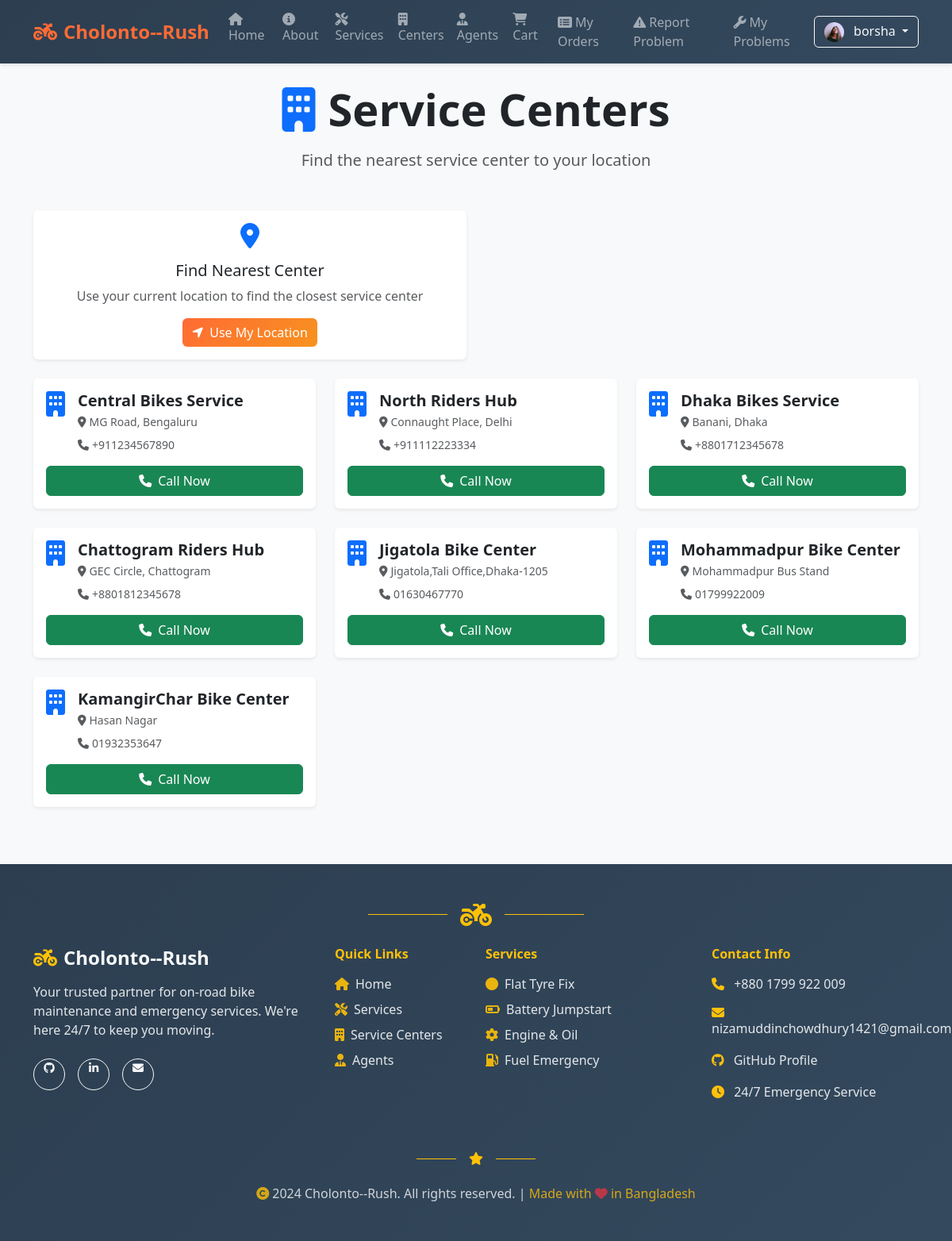
The app's page /centers/ (signed in) with its own data.
### accounts/models.py (models this page shows, shortened)
class UserProfile(models.Model):
    user = models.OneToOneField(User, on_delete=models.CASCADE, related_name='profile')
    photo = models.ImageField(upload_to='profile_photos/', blank=True, null=True, help_text='Upload your profile photo')
    phone_number = models.CharField(max_length=15, blank=True, null=True, help_text='Your contact number')
    address = models.TextField(blank=True, null=True, help_text='Your address')
    created_at = models.DateTimeField(auto_now_add=True)
    updated_at = models.DateTimeField(auto_now=True)

### centers/models.py (models this page shows, shortened)
class ServiceCenter(models.Model):
    name = models.CharField(max_length=150)
    phone = models.CharField(max_length=20)
    address = models.CharField(max_length=255)
    latitude = models.FloatField()
    longitude = models.FloatField()
    is_active = models.BooleanField(default=True)

### centers/views.py (the view)
# urls.py: path('', views.center_list, name='center_list'),
def center_list(request):
    centers = ServiceCenter.objects.filter(is_active=True)
    return render(request, 'centers/center_list.html', {'centers': centers})

### cart/context_processors.py (called while the page is built)
def cart_context(request):
    if request.user.is_authenticated:
        cart, _ = Cart.objects.get_or_create(user=request.user)
        return {'cart': cart}
    return {'cart': None}

### centers/templates/centers/center_list.html (shortened to what this page needs)
{% extends 'base.html' %}
{% block content %}
  <div class="text-center mb-5">
    <h1 class="display-4 fw-bold mb-3">
      <i class="fas fa-building me-3 text-primary"></i>Service Centers
    </h1>
    <p class="lead text-muted">Find the nearest service center to your location</p>
  </div>
  <div class="row mb-4">
    <div class="col-md-6">
      <div class="card shadow-sm border-0">
        <div class="card-body text-center">
          <i class="fas fa-map-marker-alt fa-2x text-primary mb-3"></i>
          <h5 class="card-title">Find Nearest Center</h5>
          <p class="card-text text-muted">Use your current location to find the closest service center</p>
          <button id="locateBtn" class="btn btn-primary">
            <i class="fas fa-location-arrow me-2"></i>Use My Location
          </button>
        </div>
      </div>
    </div>
    <div class="col-md-6">
    </div>
  </div>
  <div class="row">
    {% for c in centers %}
      <div class="col-md-6 col-lg-4 mb-4">
        <div class="card h-100 shadow-sm border-0">
          <div class="card-body">
            <div class="d-flex align-items-start mb-3">
              <i class="fas fa-building fa-2x text-primary me-3"></i>
              <div class="flex-grow-1">
                <h5 class="card-title fw-bold mb-1">{{ c.name }}</h5>
                <p class="text-muted small mb-2">
                  <i class="fas fa-map-marker-alt me-1"></i>{{ c.address }}
                </p>
                <p class="text-muted small mb-0">
                  <i class="fas fa-phone me-1"></i>{{ c.phone }}
                </p>
              </div>
            </div>
            <div class="d-grid">
              <a class="btn btn-success" href="tel:{{ c.phone }}">
                <i class="fas fa-phone me-2"></i>Call Now
              </a>
            </div>
          </div>
        </div>
      </div>
    {% endfor %}
  </div>
{% endblock %}

### templates/base.html (shortened to what this page needs)
{% load static %}
<html lang="en">
  <head>
    <link href="https://cdn.jsdelivr.net/npm/bootstrap@5.3.3/dist/css/bootstrap.min.css" rel="stylesheet">
    <link href="https://cdnjs.cloudflare.com/ajax/libs/font-awesome/6.4.0/css/all.min.css" rel="stylesheet">
  </head>
  <body>
    <nav class="navbar navbar-expand-lg navbar-dark sticky-top">
      <div class="container">
        <a class="navbar-brand" href="/">
          <i class="fas fa-motorcycle me-2"></i>Cholonto--Rush
        </a>
        <div class="collapse navbar-collapse" id="navbars">
          <ul class="navbar-nav me-auto mb-2 mb-lg-0">
            <li class="nav-item">
              <a class="nav-link" href="/">
                <i class="fas fa-home me-1"></i>Home
              </a>
            </li>
            <li class="nav-item">
              <a class="nav-link" href="/about/">
                <i class="fas fa-info-circle me-1"></i>About
              </a>
            </li>
            <li class="nav-item">
              <a class="nav-link" href="/services/">
                <i class="fas fa-tools me-1"></i>Services
              </a>
            </li>
            <li class="nav-item">
              <a class="nav-link" href="/centers/">
                <i class="fas fa-building me-1"></i>Centers
              </a>
            </li>
            <li class="nav-item">
              <a class="nav-link" href="/agents/">
                <i class="fas fa-user-tie me-1"></i>Agents
              </a>
            </li>
            <li class="nav-item">
              <a class="nav-link" href="/cart/">
                <i class="fas fa-shopping-cart me-1"></i>Cart
              </a>
            </li>
            {% if user.is_authenticated %}
            <li class="nav-item">
              <a class="nav-link" href="/orders/my/">
                <i class="fas fa-list-alt me-1"></i>My Orders
              </a>
            </li>
            <li class="nav-item">
              <a class="nav-link" href="/reports/">
                <i class="fas fa-exclamation-triangle me-1"></i>Report Problem
              </a>
            </li>
            <li class="nav-item">
              <a class="nav-link" href="/reports/my-problems/">
                <i class="fas fa-wrench me-1"></i>My Problems
              </a>
            </li>
            {% endif %}
          </ul>
          <div class="d-flex">
            {% if user.is_authenticated %}
              <div class="dropdown">
                <button class="btn btn-outline-light dropdown-toggle" type="button" data-bs-toggle="dropdown">
                  {% if user.profile and user.profile.photo and user.profile.photo.url %}
                    <img src="{{ user.profile.photo.url }}" alt="Profile" class="rounded-circle me-2" style="width: 25px; height: 25px; object-fit: cover;">
                  {% else %}
                    <i class="fas fa-user me-1"></i>
                  {% endif %}
                  {% if user.first_name and user.last_name %}
                    {{ user.first_name }} {{ user.last_name }}
                  {% else %}
                    {{ user.get_username }}
                  {% endif %}
                </button>
              </div>
            {% endif %}
          </div>
        </div>
      </div>
    </nav>
    <main class="container my-4 main-content">
      {% block content %}{% endblock %}
    </main>
    <footer class="bg-dark text-light py-5 mt-5" style="background: linear-gradient(135deg, #2c3e50 0%, #34495e 100%) !important;">
      <div class="container">
        <div class="text-center mb-4">
          <div class="d-flex justify-content-center align-items-center">
            <div class="border-top border-warning" style="width: 100px; height: 2px;"></div>
            <i class="fas fa-motorcycle fa-2x text-warning mx-3"></i>
            <div class="border-top border-warning" style="width: 100px; height: 2px;"></div>
          </div>
        </div>
        <div class="row">
          <div class="col-lg-4 col-md-6 mb-4">
            <div class="text-center text-lg-start">
              <h4 class="fw-bold mb-3">
                <i class="fas fa-motorcycle me-2 text-warning"></i>Cholonto--Rush
              </h4>
              <p class="text-light mb-4" style="opacity: 0.9;">Your trusted partner for on-road bike maintenance and emergency services. We're here 24/7 to keep you moving.</p>
              <div class="d-flex justify-content-center justify-content-lg-start gap-3">
                <a href="https://github.com/nizamuddinchowdhury-1421" target="_blank" class="btn btn-outline-light btn-sm rounded-circle" style="width: 40px; height: 40px;">
                  <i class="fab fa-github"></i>
                </a>
                <a href="#" target="_blank" class="btn btn-outline-light btn-sm rounded-circle" style="width: 40px; height: 40px;">
                  <i class="fab fa-linkedin-in"></i>
                </a>
                <a href="mailto:nizamuddinchowdhury1421@gmail.com" class="btn btn-outline-light btn-sm rounded-circle" style="width: 40px; height: 40px;">
                  <i class="fas fa-envelope"></i>
                </a>
              </div>
            </div>
          </div>
          <div class="col-lg-2 col-md-6 mb-4">
            <h6 class="fw-bold mb-3 text-warning">Quick Links</h6>
            <ul class="list-unstyled">
              <li class="mb-2"><a href="/" class="text-light text-decoration-none" style="opacity: 0.9; transition: all 0.3s ease;" onmouseover="this.style.opacity='1'; this.style.color='#ff6b35';" onmouseout="this.style.opacity='0.9'; this.style.color='white';">
                <i class="fas fa-home me-2 text-warning"></i>Home
              </a></li>
              <li class="mb-2"><a href="/services/" class="text-light text-decoration-none" style="opacity: 0.9; transition: all 0.3s ease;" onmouseover="this.style.opacity='1'; this.style.color='#ff6b35';" onmouseout="this.style.opacity='0.9'; this.style.color='white';">
                <i class="fas fa-tools me-2 text-warning"></i>Services
              </a></li>
              <li class="mb-2"><a href="/centers/" class="text-light text-decoration-none" style="opacity: 0.9; transition: all 0.3s ease;" onmouseover="this.style.opacity='1'; this.style.color='#ff6b35';" onmouseout="this.style.opacity='0.9'; this.style.color='white';">
                <i class="fas fa-building me-2 text-warning"></i>Service Centers
              </a></li>
              <li class="mb-2"><a href="/agents/" class="text-light text-decoration-none" style="opacity: 0.9; transition: all 0.3s ease;" onmouseover="this.style.opacity='1'; this.style.color='#ff6b35';" onmouseout="this.style.opacity='0.9'; this.style.color='white';">
                <i class="fas fa-user-tie me-2 text-warning"></i>Agents
              </a></li>
            </ul>
          </div>
          <div class="col-lg-3 col-md-6 mb-4">
            <h6 class="fw-bold mb-3 text-warning">Services</h6>
            <ul class="list-unstyled">
              <li class="mb-2 text-light" style="opacity: 0.9;"><i class="fas fa-circle me-2 text-warning"></i>Flat Tyre Fix</li>
              <li class="mb-2 text-light" style="opacity: 0.9;"><i class="fas fa-battery-half me-2 text-warning"></i>Battery Jumpstart</li>
              <li class="mb-2 text-light" style="opacity: 0.9;"><i class="fas fa-cog me-2 text-warning"></i>Engine & Oil</li>
              <li class="mb-2 text-light" style="opacity: 0.9;"><i class="fas fa-gas-pump me-2 text-warning"></i>Fuel Emergency</li>
            </ul>
          </div>
          <div class="col-lg-3 col-md-6 mb-4">
            <h6 class="fw-bold mb-3 text-warning">Contact Info</h6>
            <div class="contact-info">
              <div class="mb-3">
                <i class="fas fa-phone me-2 text-warning"></i>
                <a href="tel:+8801799922009" class="text-light text-decoration-none" style="opacity: 0.9; transition: all 0.3s ease;" onmouseover="this.style.opacity='1'; this.style.color='#ff6b35';" onmouseout="this.style.opacity='0.9'; this.style.color='white';">+880 1799 922 009</a>
              </div>
              <div class="mb-3">
                <i class="fas fa-envelope me-2 text-warning"></i>
                <a href="mailto:nizamuddinchowdhury1421@gmail.com" class="text-light text-decoration-none" style="opacity: 0.9; transition: all 0.3s ease;" onmouseover="this.style.opacity='1'; this.style.color='#ff6b35';" onmouseout="this.style.opacity='0.9'; this.style.color='white';">nizamuddinchowdhury1421@gmail.com</a>
              </div>
              <div class="mb-3">
                <i class="fab fa-github me-2 text-warning"></i>
                <a href="https://github.com/nizamuddinchowdhury-1421" target="_blank" class="text-light text-decoration-none" style="opacity: 0.9; transition: all 0.3s ease;" onmouseover="this.style.opacity='1'; this.style.color='#ff6b35';" onmouseout="this.style.opacity='0.9'; this.style.color='white';">GitHub Profile</a>
              </div>
              <div class="mb-3">
                <i class="fas fa-clock me-2 text-warning"></i>
                <span class="text-light" style="opacity: 0.9;">24/7 Emergency Service</span>
              </div>
            </div>
          </div>
        </div>
        <div class="text-center my-4">
          <div class="d-flex justify-content-center align-items-center">
            <div class="border-top border-warning" style="width: 50px; height: 1px;"></div>
            <i class="fas fa-star text-warning mx-3"></i>
            <div class="border-top border-warning" style="width: 50px; height: 1px;"></div>
          </div>
        </div>
        <div class="text-center">
          <p class="text-light mb-0" style="opacity: 0.8;">
            <i class="fas fa-copyright me-1 text-warning"></i>2024 Cholonto--Rush. All rights reserved. |
            <span class="text-warning">Made with <i class="fas fa-heart text-danger"></i> in Bangladesh</span>
          </p>
        </div>
      </div>
    </footer>
  </body>
  </html>

### templates/base.html (style rules this page uses)
.navbar-brand { font-weight: bold; font-size: 1.5rem; color: #ff6b35 !important; }
.navbar { box-shadow: 0 2px 4px rgba(0,0,0,0.1); background: linear-gradient(135deg, #2c3e50 0%, #34495e 100%) !important; }
.nav-link { font-weight: 500; transition: color 0.3s ease; }
.btn-primary { background: linear-gradient(135deg, #ff6b35 0%, #f7931e 100%); border: none; transition: transform 0.2s ease; }
body { background-color: #f8f9fa; font-family: 'Segoe UI', Tahoma, Geneva, Verdana, sans-serif; }
.main-content { min-height: calc(100vh - 200px); }

### records on screen
ServiceCenter: name "Central Bikes Service", address "MG Road, Bengaluru", phone "+911234567890"
ServiceCenter: name "North Riders Hub", address "Connaught Place, Delhi", phone "+911112223334"
ServiceCenter: name "Dhaka Bikes Service", address "Banani, Dhaka", phone "+8801712345678"
ServiceCenter: name "Chattogram Riders Hub", address "GEC Circle, Chattogram", phone "+8801812345678"
ServiceCenter: name "Jigatola Bike Center", address "Jigatola,Tali Office,Dhaka-1205", phone "01630467770"
ServiceCenter: name "Mohammadpur Bike Center", address "Mohammadpur Bus Stand", phone "01799922009"
ServiceCenter: name "KamangirChar Bike Center", address "Hasan Nagar", phone "01932353647"

### other values on screen
{{ user.get_username }} "borsha"
